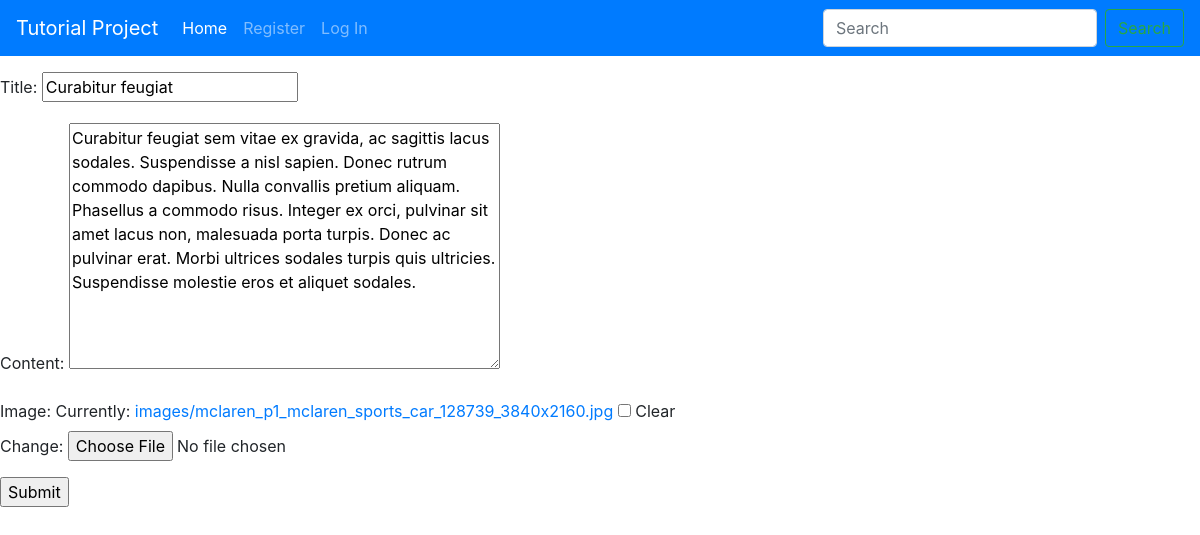
Page /update/5 on the committed database.
### posts/models.py (models this page shows, shortened)
class Post(models.Model):
    title = models.CharField(max_length=50)
    content = models.TextField()
    date = models.DateField(auto_now_add=True)
    image = models.ImageField(null=True, blank=True, upload_to='images')

### posts/views.py (the view)
# urls.py: path('update/<int:pk>', update_view, name='update'),
def update_view(request, pk):
    post = get_object_or_404(Post, pk=pk)
    form = PostForm(request.POST or None, request.FILES or None, instance=post)
    if form.is_valid():
        post.save()
        return redirect(post.get_absolute_url())
    context = {
        'form': form
    }
    return render(request, 'posts/create.html', context)

### posts/forms.py
class PostForm(forms.ModelForm):
    class Meta:
        model = Post
        fields = ['title', 'content', 'image']

### templates/posts/create.html (shortened to what this page needs)
{% extends 'posts/base.html' %}
{% block body %}
    <form method="post" enctype="multipart/form-data">
        {{ form.as_p }}
        <input type="submit" value="Submit">
    </form>
{% endblock %}

### rows in the picture
Post: title "Curabitur feugiat", content "Curabitur feugiat sem vitae ex gravida, ac sagittis lacus sodales. Suspendisse a nisl sapien. Donec rutrum commodo dapibus. Nulla convallis pretium aliquam. Phasellus a commodo risus. Integer ex orci, pulvinar sit amet lacus non, malesuada porta turpis. Donec ac pulvinar erat. Morbi ultrices sodales turpis quis ultricies. Suspendisse molestie eros et aliquet sodales."
